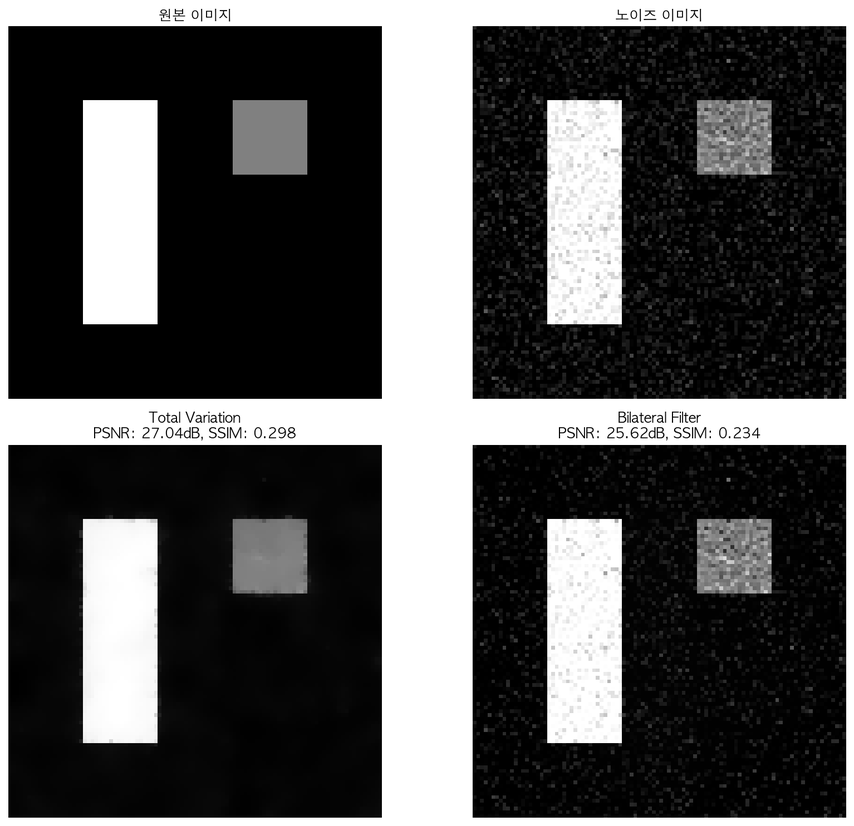
#> input picture math-statistics/numerical-calculus/image-denoising/denoising_results/comparison_results.png, 854 x 826 px, shrunk from 1534 x 1485 before the run
$ python denoising_main.py -i denoising_results/comparison_results.png
#> lines starting #> are read from the running program, lines starting #| are printed output that depends on the picture
"""
이미지 디노이징 알고리즘 비교 도구
Total Variation vs Bilateral 필터 성능 분석
"""

import numpy as np
import matplotlib.pyplot as plt
import matplotlib.font_manager as fm
import argparse
import os
import platform
from skimage import io, metrics
from skimage.restoration import denoise_tv_chambolle, denoise_bilateral
from skimage.util import random_noise, img_as_float


def setup_korean_font():
    """한글 폰트 설정"""
    try:
        system = platform.system()
        if system == 'Darwin':  # macOS
            font_names = ['AppleGothic', 'Noto Sans CJK KR']
        elif system == 'Windows':
            font_names = ['Malgun Gothic', 'NanumGothic']
        else:  # Linux
            font_names = ['Noto Sans CJK KR', 'DejaVu Sans']

        for font_name in font_names:
            try:
                plt.rcParams['font.family'] = font_name
                return True
            except:
                continue

        plt.rcParams['font.family'] = 'sans-serif'
        return False
    except:
        plt.rcParams['font.family'] = 'sans-serif'
        return False


def load_image(path):
    """이미지 불러오기"""
#> called with path = 'denoising_results/comparison_results.png'
    if not os.path.exists(path):
        print(f"파일 없음: {path}")
        return None
    return img_as_float(io.imread(path))
#| 이미지 크기: (826, 854, 4)


def add_gaussian_noise(image, variance=0.01):
    """가우시안 노이즈 추가"""
#> called with variance = 0.01
    return random_noise(image, mode='gaussian', var=variance)
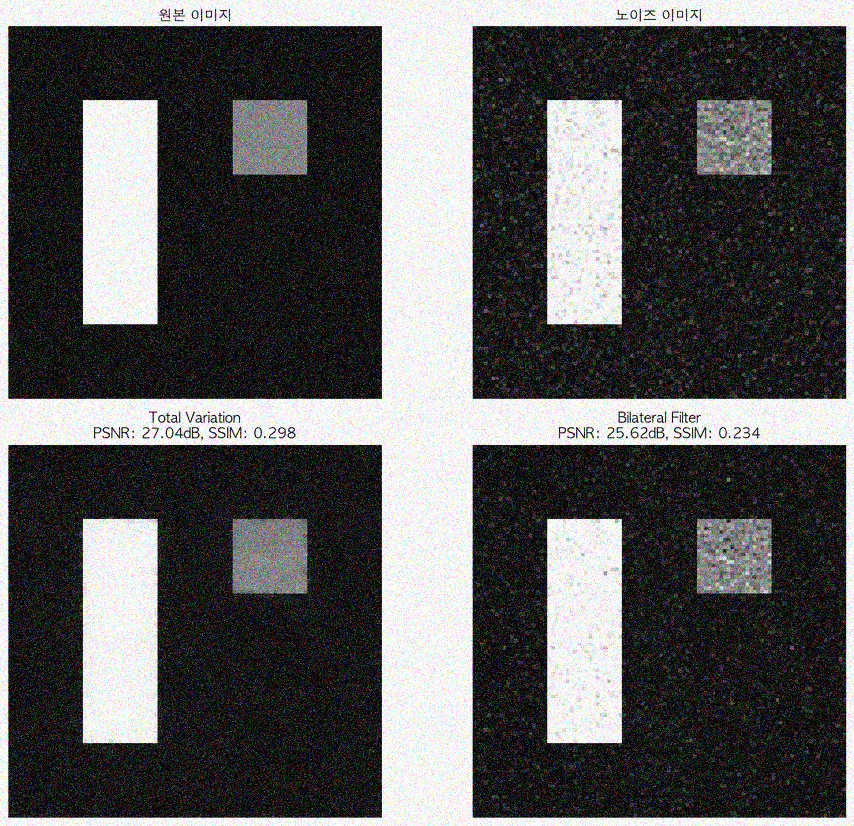
#> returned value: shape (826, 854, 4) float64; mean of channels 0, 1, 2, 3 0.34, 0.341, 0.34, 0.96; transparent parts drawn white


def total_variation_denoise(noisy_image, weight=0.1):
    """Total Variation 디노이징"""
#> called with weight = 0.1
    return denoise_tv_chambolle(noisy_image, weight=weight)
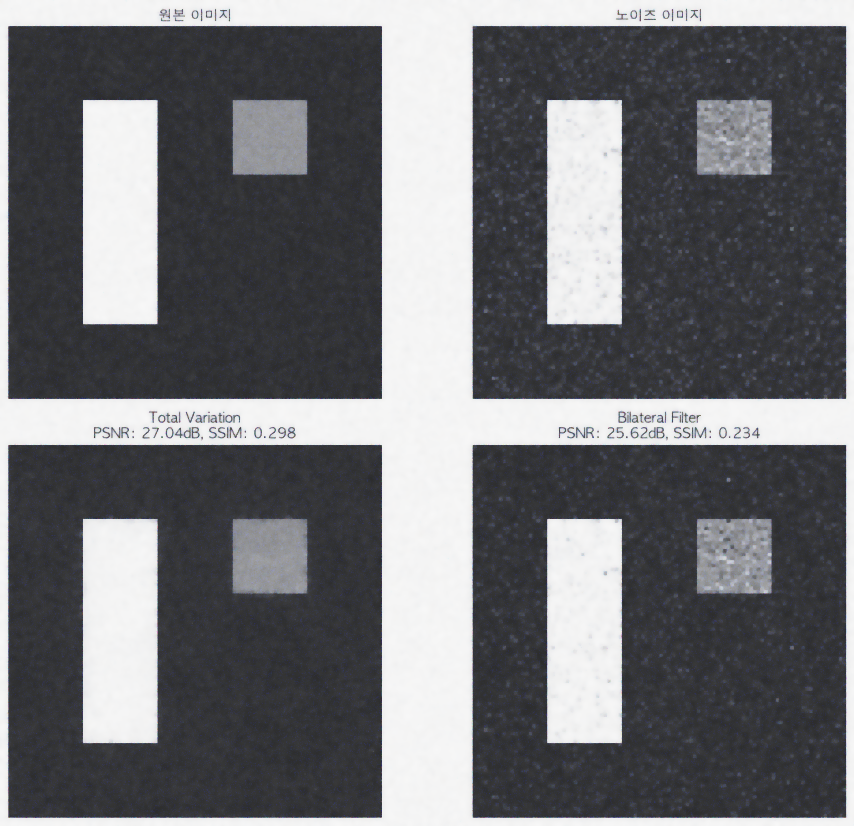
#> returned value: shape (826, 854, 4) float64; mean of channels 0, 1, 2, 3 0.357, 0.36, 0.375, 0.89; transparent parts drawn white


def bilateral_denoise(noisy_image, sigma_color=0.05, sigma_spatial=15):
    """Bilateral 필터 디노이징"""
#> (the run stopped early here; a loop or call above may not have finished)
